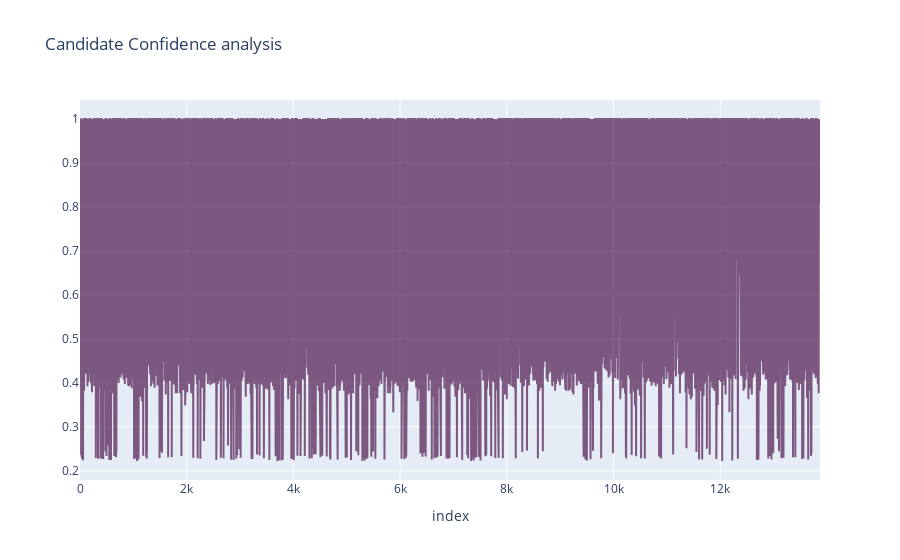

The code cell stored with this chart in its notebook:
### Code cell
trace1 = go.Scatter(
    x = df.index,
    y = df.candidate_confidence,
    mode = "lines",
    name = "candidate_confidence",
    marker = dict(color = 'rgba(80,27,80,0.7)'),
    text = df.sentiment
)
data1 = [trace1]

layout = dict(title = "Candidate Confidence analysis",
             xaxis = dict(title = "index", ticklen = 5, zeroline = False))

fig = dict(data = data1, layout = layout)
iplot(fig)

### Figure 1 — Plotly figure (JSON) as saved in the notebook; plotly's stock layout.template omitted (floating-point values rounded to 4 significant figures; data arrays with more than 128 entries replaced by an {"elided": "..."} marker saying what was removed)
{"data": [{"marker": {"color": "rgba(80,27,80,0.7)"}, "mode": "lines", "name": "candidate_confidence", "text": {"elided": "13871 str values"}, "type": "scatter", "x": {"elided": "13871 int values"}, "y": {"elided": "13871 float values"}}], "layout": {"title": {"text": "Candidate Confidence analysis"}, "xaxis": {"ticklen": 5, "title": {"text": "index"}, "zeroline": false}}}
